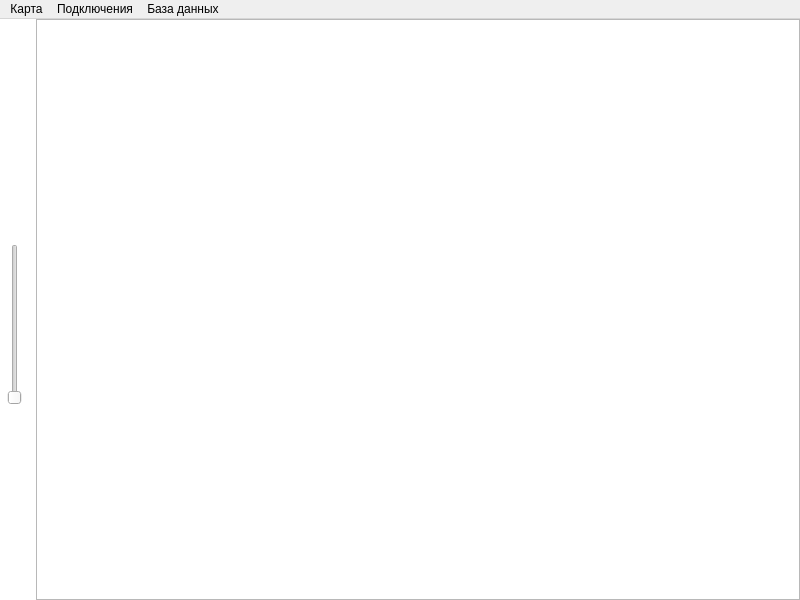
<?xml version="1.0" encoding="UTF-8"?>
<ui version="4.0">
 <class>MainWindow</class>
 <widget class="QMainWindow" name="MainWindow">
  <property name="geometry">
   <rect>
    <x>0</x>
    <y>0</y>
    <width>800</width>
    <height>600</height>
   </rect>
  </property>
  <property name="windowTitle">
   <string>MainWindow</string>
  </property>
  <property name="styleSheet">
   <string notr="true">QMainWindow
{
	background-color: rgba(255, 255, 255, 50);
	border-radius: 25px;
}</string>
  </property>
  <widget class="QWidget" name="centralwidget">
   <property name="styleSheet">
    <string notr="true">QWidjet
{
	background-color: rgba(255, 255, 255, 50);
}</string>
   </property>
   <layout class="QHBoxLayout" name="horizontalLayout_2">
    <property name="spacing">
     <number>0</number>
    </property>
    <property name="leftMargin">
     <number>0</number>
    </property>
    <property name="topMargin">
     <number>0</number>
    </property>
    <property name="rightMargin">
     <number>0</number>
    </property>
    <property name="bottomMargin">
     <number>0</number>
    </property>
    <item>
     <layout class="QHBoxLayout" name="horizontalLayout">
      <property name="spacing">
       <number>0</number>
      </property>
      <item>
       <widget class="QFrame" name="sideBarFrame">
        <property name="minimumSize">
         <size>
          <width>36</width>
          <height>0</height>
         </size>
        </property>
        <property name="maximumSize">
         <size>
          <width>30</width>
          <height>16777215</height>
         </size>
        </property>
        <property name="styleSheet">
         <string notr="true">QFrame
{
	background-color: rgba(255,255,255,100);
}

QPushButton
{
	background-color: rgba(255, 255, 255, 0);
	color: #fff;
	font-size: 15px;
	font-weight: bold;
	border: none;
	border-radius: 5px;
	padding: 5px;
}

QPushButton::pressed
{
	background-color: rgba(255, 255, 255, 100);
}</string>
        </property>
        <property name="frameShape">
         <enum>QFrame::NoFrame</enum>
        </property>
        <property name="frameShadow">
         <enum>QFrame::Raised</enum>
        </property>
        <property name="lineWidth">
         <number>0</number>
        </property>
        <layout class="QVBoxLayout" name="verticalLayout">
         <property name="spacing">
          <number>0</number>
         </property>
         <property name="leftMargin">
          <number>0</number>
         </property>
         <property name="topMargin">
          <number>3</number>
         </property>
         <property name="rightMargin">
          <number>0</number>
         </property>
         <property name="bottomMargin">
          <number>3</number>
         </property>
         <item>
          <widget class="QPushButton" name="sideBarMenuButton">
           <property name="minimumSize">
            <size>
             <width>30</width>
             <height>30</height>
            </size>
           </property>
           <property name="maximumSize">
            <size>
             <width>30</width>
             <height>30</height>
            </size>
           </property>
           <property name="font">
            <font>
             <pointsize>-1</pointsize>
             <bold>true</bold>
            </font>
           </property>
           <property name="icon">
            <iconset>
             <activeon>:/icons/icons/slider.horizontal.3@2x.png</activeon>
            </iconset>
           </property>
           <property name="iconSize">
            <size>
             <width>18</width>
             <height>20</height>
            </size>
           </property>
          </widget>
         </item>
         <item>
          <spacer name="verticalSpacer_2">
           <property name="orientation">
            <enum>Qt::Vertical</enum>
           </property>
           <property name="sizeHint" stdset="0">
            <size>
             <width>20</width>
             <height>40</height>
            </size>
           </property>
          </spacer>
         </item>
         <item>
          <widget class="QPushButton" name="zoomInButton">
           <property name="minimumSize">
            <size>
             <width>30</width>
             <height>30</height>
            </size>
           </property>
           <property name="maximumSize">
            <size>
             <width>30</width>
             <height>30</height>
            </size>
           </property>
           <property name="text">
            <string/>
           </property>
           <property name="icon">
            <iconset>
             <activeon>:/icons/icons/plus.app@2x.png</activeon>
            </iconset>
           </property>
           <property name="iconSize">
            <size>
             <width>20</width>
             <height>20</height>
            </size>
           </property>
          </widget>
         </item>
         <item>
          <widget class="QSlider" name="verticalSlider">
           <property name="minimumSize">
            <size>
             <width>30</width>
             <height>100</height>
            </size>
           </property>
           <property name="maximumSize">
            <size>
             <width>30</width>
             <height>16777215</height>
            </size>
           </property>
           <property name="styleSheet">
            <string notr="true"/>
           </property>
           <property name="minimum">
            <number>3</number>
           </property>
           <property name="maximum">
            <number>9</number>
           </property>
           <property name="pageStep">
            <number>9</number>
           </property>
           <property name="value">
            <number>3</number>
           </property>
           <property name="orientation">
            <enum>Qt::Vertical</enum>
           </property>
          </widget>
         </item>
         <item>
          <widget class="QPushButton" name="zoomOutButton">
           <property name="minimumSize">
            <size>
             <width>30</width>
             <height>30</height>
            </size>
           </property>
           <property name="maximumSize">
            <size>
             <width>30</width>
             <height>30</height>
            </size>
           </property>
           <property name="text">
            <string/>
           </property>
           <property name="icon">
            <iconset>
             <activeon>:/icons/icons/minus.square@2x.png</activeon>
            </iconset>
           </property>
           <property name="iconSize">
            <size>
             <width>20</width>
             <height>20</height>
            </size>
           </property>
          </widget>
         </item>
         <item>
          <spacer name="verticalSpacer">
           <property name="orientation">
            <enum>Qt::Vertical</enum>
           </property>
           <property name="sizeHint" stdset="0">
            <size>
             <width>20</width>
             <height>157</height>
            </size>
           </property>
          </spacer>
         </item>
        </layout>
       </widget>
      </item>
      <item>
       <widget class="QFrame" name="frame_2">
        <property name="minimumSize">
         <size>
          <width>500</width>
          <height>0</height>
         </size>
        </property>
        <property name="frameShape">
         <enum>QFrame::StyledPanel</enum>
        </property>
        <property name="frameShadow">
         <enum>QFrame::Raised</enum>
        </property>
        <property name="lineWidth">
         <number>0</number>
        </property>
        <layout class="QHBoxLayout" name="horizontalLayout_3">
         <property name="spacing">
          <number>0</number>
         </property>
         <property name="leftMargin">
          <number>0</number>
         </property>
         <property name="topMargin">
          <number>0</number>
         </property>
         <property name="rightMargin">
          <number>0</number>
         </property>
         <property name="bottomMargin">
          <number>0</number>
         </property>
         <item>
          <widget class="MapViewController" name="graphicsView">
           <property name="styleSheet">
            <string notr="true">QGraphicsView
{
	background-color: rgba(255,255,255,100);
}</string>
           </property>
           <property name="frameShape">
            <enum>QFrame::NoFrame</enum>
           </property>
           <property name="verticalScrollBarPolicy">
            <enum>Qt::ScrollBarAlwaysOff</enum>
           </property>
           <property name="horizontalScrollBarPolicy">
            <enum>Qt::ScrollBarAlwaysOff</enum>
           </property>
           <property name="dragMode">
            <enum>QGraphicsView::ScrollHandDrag</enum>
           </property>
          </widget>
         </item>
        </layout>
       </widget>
      </item>
     </layout>
    </item>
   </layout>
  </widget>
  <widget class="QMenuBar" name="menubar">
   <property name="geometry">
    <rect>
     <x>0</x>
     <y>0</y>
     <width>800</width>
     <height>21</height>
    </rect>
   </property>
   <widget class="QMenu" name="menu">
    <property name="title">
     <string>Карта</string>
    </property>
    <addaction name="reloadMap"/>
   </widget>
   <widget class="QMenu" name="menu_2">
    <property name="title">
     <string>Подключения</string>
    </property>
    <addaction name="addNewConnection"/>
    <addaction name="manageConnections"/>
   </widget>
   <widget class="QMenu" name="menu_3">
    <property name="title">
     <string>База данных</string>
    </property>
    <addaction name="connectDB"/>
   </widget>
   <addaction name="menu"/>
   <addaction name="menu_2"/>
   <addaction name="menu_3"/>
  </widget>
  <action name="addNewConnection">
   <property name="text">
    <string>Добавить новое</string>
   </property>
   <property name="toolTip">
    <string>Добавить новое подключение по udp сокету</string>
   </property>
  </action>
  <action name="manageConnections">
   <property name="text">
    <string>Управление</string>
   </property>
   <property name="toolTip">
    <string>Управление подключениями</string>
   </property>
  </action>
  <action name="reloadMap">
   <property name="text">
    <string>Перезагрузить</string>
   </property>
   <property name="toolTip">
    <string>Перезагрузить карту, если возникли проблемы при ее работе</string>
   </property>
  </action>
  <action name="connectDB">
   <property name="text">
    <string>Подключить</string>
   </property>
   <property name="toolTip">
    <string>Подключить базу данных для анализа входящих данных</string>
   </property>
  </action>
 </widget>
 <customwidgets>
  <customwidget>
   <class>MapViewController</class>
   <extends>QGraphicsView</extends>
   <header>Map/mapviewcontroller.h</header>
  </customwidget>
 </customwidgets>
 <resources/>
 <connections/>
</ui>
